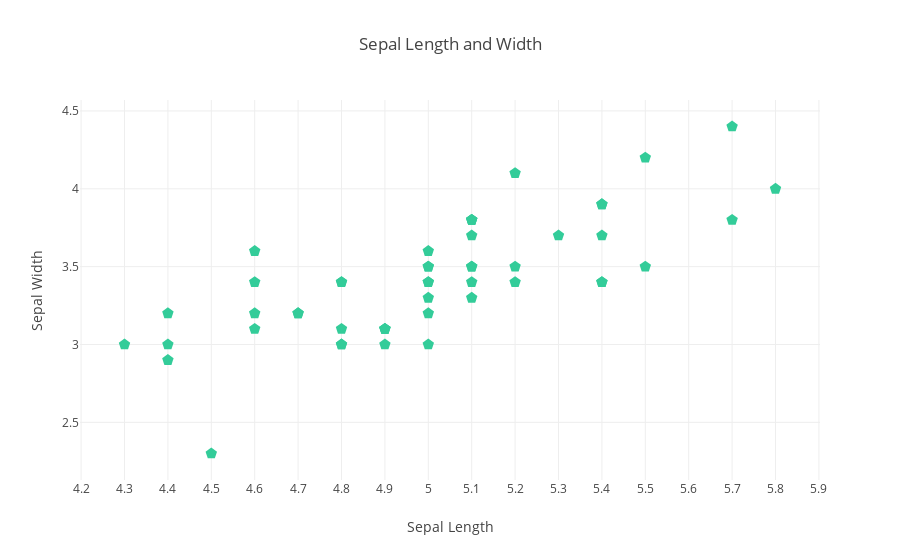

The code cell stored with this chart in its notebook:
### Code cell
pyo.iplot(fig)

### Figure 1 — Plotly figure (JSON) as saved in the notebook; plotly's stock layout.template omitted (floating-point values rounded to 4 significant figures)
{"data": [{"marker": {"color": "rgb(51,204,153)", "size": 12, "symbol": "pentagon"}, "mode": "markers", "name": "Iris-setosa", "type": "scatter", "uid": "f28fcea0-07d4-463b-aa2d-e6dced0f26d9", "x": [5.1, 4.9, 4.7, 4.6, 5, 5.4, 4.6, 5, 4.4, 4.9, 5.4, 4.8, 4.8, 4.3, 5.8, 5.7, 5.4, 5.1, 5.7, 5.1, 5.4, 5.1, 4.6, 5.1, 4.8, 5, 5, 5.2, 5.2, 4.7, 4.8, 5.4, 5.2, 5.5, 4.9, 5, 5.5, 4.9, 4.4, 5.1, 5, 4.5, 4.4, 5, 5.1, 4.8, 5.1, 4.6, 5.3, 5], "y": [3.5, 3, 3.2, 3.1, 3.6, 3.9, 3.4, 3.4, 2.9, 3.1, 3.7, 3.4, 3, 3, 4, 4.4, 3.9, 3.5, 3.8, 3.8, 3.4, 3.7, 3.6, 3.3, 3.4, 3, 3.4, 3.5, 3.4, 3.2, 3.1, 3.4, 4.1, 4.2, 3.1, 3.2, 3.5, 3.1, 3, 3.4, 3.5, 2.3, 3.2, 3.5, 3.8, 3, 3.8, 3.2, 3.7, 3.3]}], "layout": {"title": "Sepal Length and Width", "xaxis": {"dtick": 0.1, "title": "Sepal Length"}, "yaxis": {"title": "Sepal Width"}}}
